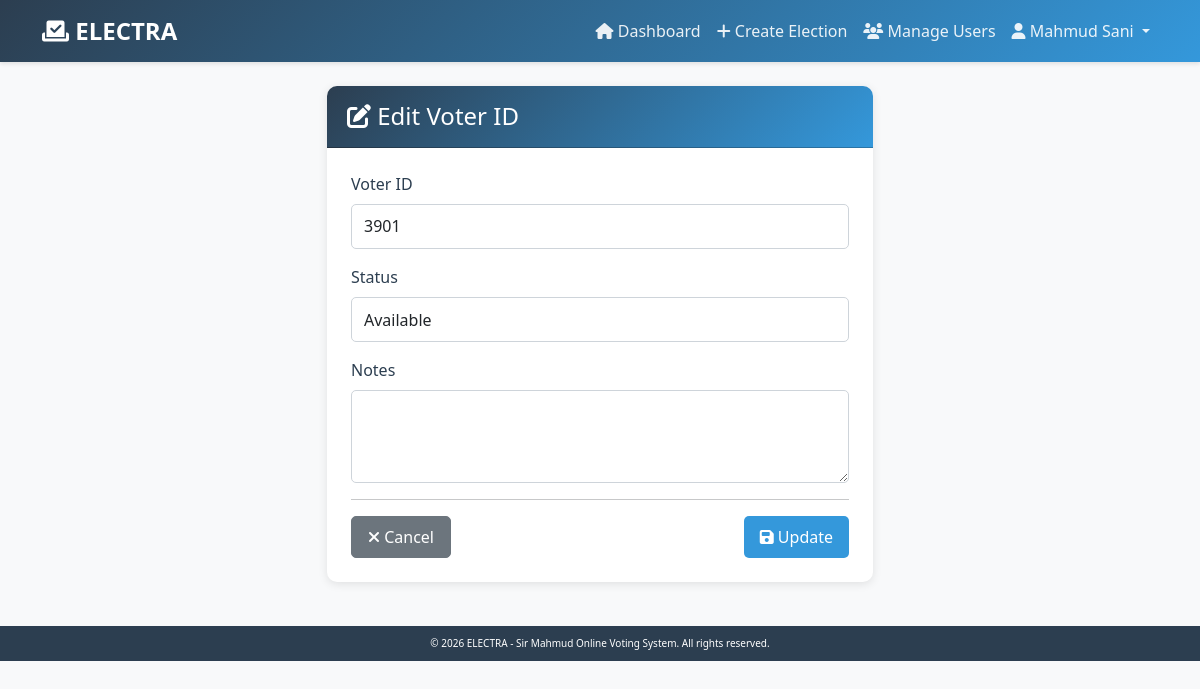
Screenshot of /accounts/voter-ids/2/edit/ (signed in) with the database file from the repository.
### accounts/models.py (models this page shows, shortened)
class User(AbstractBaseUser, PermissionsMixin):
    ROLE_CHOICES = [
        ('voter', 'Voter'),
        ('admin', 'Admin'),
        ('super_admin', 'Super Admin'),
    ]
    email = models.EmailField(unique=True, max_length=255)
    voter_id = models.CharField(max_length=50, unique=True, db_index=True)
    first_name = models.CharField(max_length=100)
    last_name = models.CharField(max_length=100)
    role = models.CharField(max_length=20, choices=ROLE_CHOICES, default='voter')
    is_active = models.BooleanField(default=True)
    is_staff = models.BooleanField(default=False)
    date_joined = models.DateTimeField(auto_now_add=True)
    objects = UserManager()
    USERNAME_FIELD = 'email'
    REQUIRED_FIELDS = ['voter_id', 'first_name', 'last_name']
    class Meta:
        verbose_name = 'User'
        verbose_name_plural = 'Users'
        ordering = ['-date_joined']
    def get_full_name(self):
        return f"{self.first_name} {self.last_name}"
    def is_super_admin(self):
        return self.role == 'super_admin'

class VoterIDRegistry(models.Model):
    STATUS_CHOICES = [
        ('available', 'Available'),
        ('used', 'Used'),
        ('blocked', 'Blocked'),
    ]
    voter_id = models.CharField(max_length=50, unique=True)
    status = models.CharField(max_length=20, choices=STATUS_CHOICES, default='available')
    registered_by = models.ForeignKey(
        'User',
        on_delete=models.SET_NULL,
        null=True,
        blank=True,
        related_name='registered_voter_ids'
    )
    registered_at = models.DateTimeField(null=True, blank=True)
    notes = models.TextField(blank=True)
    created_at = models.DateTimeField(auto_now_add=True)
    updated_at = models.DateTimeField(auto_now=True)
    class Meta:
        verbose_name = 'Voter ID Registry'
        verbose_name_plural = 'Voter ID Registry'
        ordering = ['-created_at']

### accounts/views.py (the view)
# urls.py: path('voter-ids/<int:pk>/edit/', views.edit_voter_id, name='edit_voter_id'),
@login_required
@super_admin_required
def edit_voter_id(request, pk):
    voter_id_entry = get_object_or_404(VoterIDRegistry, pk=pk)
    if request.method == 'POST':
        form = VoterIDRegistryForm(request.POST, instance=voter_id_entry)
        if form.is_valid():
            form.save()
            messages.success(request, 'Voter ID updated successfully!')
            return redirect('accounts:manage_voter_ids')
    else:
        form = VoterIDRegistryForm(instance=voter_id_entry)
    return render(request, 'accounts/edit_voter_id.html', {
        'form': form,
        'voter_id_entry': voter_id_entry
    })

### accounts/forms.py (shortened to what this page needs)
class VoterIDRegistryForm(forms.ModelForm):
    class Meta:
        model = VoterIDRegistry
        fields = ['voter_id', 'status', 'notes']
        widgets = {
            'voter_id': forms.TextInput(attrs={'class': 'form-control'}),
            'status': forms.Select(attrs={'class': 'form-control'}),
            'notes': forms.Textarea(attrs={'class': 'form-control', 'rows': 3}),
        }

### templates/accounts/edit_voter_id.html (shortened to what this page needs)
{% extends 'base.html' %}
{% block content %}
<div class="row justify-content-center">
    <div class="col-lg-6">
        <div class="card">
            <div class="card-header">
                <h4 class="mb-0"><i class="fas fa-edit"></i> Edit Voter ID</h4>
            </div>
            <div class="card-body">
                <form method="post">
                    <div class="mb-3">
                        <label for="id_voter_id" class="form-label">Voter ID</label>
                        {{ form.voter_id }}
                    </div>
                    <div class="mb-3">
                        <label for="id_status" class="form-label">Status</label>
                        {{ form.status }}
                    </div>
                    <div class="mb-3">
                        <label for="id_notes" class="form-label">Notes</label>
                        {{ form.notes }}
                    </div>
                    <hr>
                    <div class="d-flex justify-content-between">
                        <a href="{% url 'accounts:manage_voter_ids' %}" class="btn btn-secondary">
                            <i class="fas fa-times"></i> Cancel
                        </a>
                        <button type="submit" class="btn btn-primary">
                            <i class="fas fa-save"></i> Update
                        </button>
                    </div>
                </form>
            </div>
        </div>
    </div>
</div>
{% endblock %}

### templates/base.html (shortened to what this page needs)
{% load static %}
<!DOCTYPE html>
<html lang="en">
<head>
    <link href="https://cdn.jsdelivr.net/npm/bootstrap@5.3.0/dist/css/bootstrap.min.css" rel="stylesheet">
    <link rel="stylesheet" href="https://cdnjs.cloudflare.com/ajax/libs/font-awesome/6.4.0/css/all.min.css">
    <link rel="stylesheet" href="{% static 'css/style.css' %}">
</head>
<body>
    <nav class="navbar navbar-expand-lg navbar-dark">
        <div class="container">
            <a class="navbar-brand" href="{% url 'home' %}">
                <i class="fas fa-vote-yea"></i> ELECTRA
            </a>
            <div class="collapse navbar-collapse" id="navbarNav">
                <ul class="navbar-nav ms-auto">
                    {% if user.is_authenticated %}
                        <li class="nav-item">
                            <a class="nav-link" href="{% url 'home' %}">
                                <i class="fas fa-home"></i> Dashboard
                            </a>
                        </li>
                        {% if user.is_super_admin %}
                        <li class="nav-item">
                            <a class="nav-link" href="{% url 'elections:create_election' %}">
                                <i class="fas fa-plus"></i> Create Election
                            </a>
                        </li>
                        <li class="nav-item">
                            <a class="nav-link" href="{% url 'voters:manage_users' %}">
                                <i class="fas fa-users"></i> Manage Users
                            </a>
                        </li>
                        {% endif %}
                        <li class="nav-item dropdown">
                            <a class="nav-link dropdown-toggle" href="#" id="navbarDropdown" role="button"
                               data-bs-toggle="dropdown" aria-expanded="false">
                                <i class="fas fa-user"></i> {{ user.get_full_name }}
                            </a>
                        </li>
                    {% endif %}
                </ul>
            </div>
        </div>
    </nav>
    <main class="container my-4">
        {% block content %}{% endblock %}
    </main>
    <footer class="footer mt-auto">
        <div class="container">
            <p class="mb-0">
                &copy; 2026 ELECTRA - Sir Mahmud Online Voting System. All rights reserved.
            </p>
        </div>
    </footer>
</body>
</html>

### static/css/style.css (style rules this page uses)
:root { --primary-color: #2c3e50; --secondary-color: #3498db; --success-color: #27ae60; --danger-color: #e74c3c; --warning-color: #f39c12; --info-color: #3498db; --light-bg: #f8f9fa; --white: #ffffff; --dark-text: #2c3e50; --muted-text: #6c757d; }
body { font-family: 'Segoe UI', Tahoma, Geneva, Verdana, sans-serif; background-color: var(--light-bg); color: var(--dark-text); }
.navbar { background: linear-gradient(135deg, var(--primary-color), var(--secondary-color)); box-shadow: 0 2px 4px rgba(0, 0, 0, 0.1); }
.navbar-brand { font-weight: 600; font-size: 1.5rem; color: var(--white) !important; }
.navbar-dark .navbar-nav .nav-link { color: rgba(255, 255, 255, 0.9); transition: color 0.3s ease; }
.card { border: none; border-radius: 10px; box-shadow: 0 2px 10px rgba(0, 0, 0, 0.1); margin-bottom: 20px; transition: transform 0.3s ease, box-shadow 0.3s ease; }
.card-header { background: linear-gradient(135deg, var(--primary-color), var(--secondary-color)); color: var(--white); border-radius: 10px 10px 0 0 !important; font-weight: 600; padding: 1rem 1.25rem; }
.card-body { padding: 1.5rem; }
.btn { border-radius: 5px; padding: 0.5rem 1rem; font-weight: 500; transition: all 0.3s ease; }
.btn-primary { background: var(--secondary-color); border: none; }
.form-control, .form-select { border-radius: 5px; border: 1px solid #ced4da; padding: 0.6rem 0.75rem; transition: border-color 0.3s ease, box-shadow 0.3s ease; }
.form-label { font-weight: 500; color: var(--primary-color); margin-bottom: 0.5rem; }
.footer { margin-top: 20px; padding: 10px 0; background-color: var(--primary-color); color: var(--white); text-align: center; font-size: 10px; }
.footer p { margin: 0; }

### rows the page displays
User: get_full_name "Mahmud Sani"
VoterIDRegistry: voter_id "3901", status "Available"
